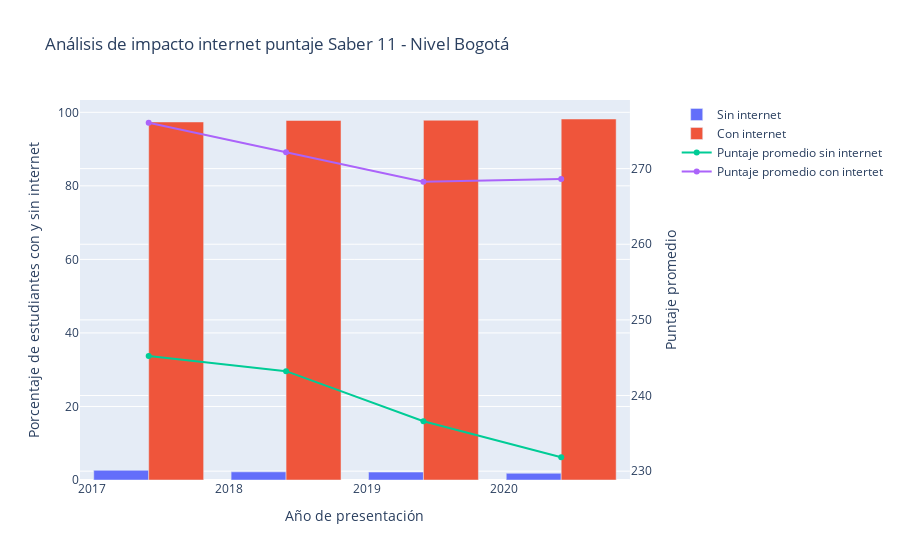

The code cell stored with this chart in its notebook:
### Code cell
import plotly.graph_objects as go
from plotly.subplots import make_subplots

# Create figure with secondary y-axis
fig = make_subplots(specs=[[{"secondary_y": True}]])

# Add traces
fig.add_trace(
    go.Bar(name='Sin internet', x=df_d_internet_s2.loc[df_d_internet['ESTU_DEDICACIONINTERNET']=='NO']['PERIODO'], y=df_d_internet_s2.loc[df_d_internet['ESTU_DEDICACIONINTERNET']=='NO']['ESTU_CONSECUTIVO']),
    secondary_y=False,
)

fig.add_trace(
    go.Bar(name='Con internet', x=df_d_internet_s2.loc[df_d_internet['ESTU_DEDICACIONINTERNET']=='SI']['PERIODO'], y=df_d_internet_s2.loc[df_d_internet['ESTU_DEDICACIONINTERNET']=='SI']['ESTU_CONSECUTIVO']),
    secondary_y=False,
)

# Add traces
fig.add_trace(
    go.Line(name='Puntaje promedio sin internet', x=df_d_internet_s2.loc[df_d_internet['ESTU_DEDICACIONINTERNET']=='NO']['PERIODO'], y=df_d_internet_s2.loc[df_d_internet['ESTU_DEDICACIONINTERNET']=='NO']['PUNT_GLOBAL']),
    secondary_y=True,
)

fig.add_trace(
    go.Line(name='Puntaje promedio con intertet', x=df_d_internet_s2.loc[df_d_internet['ESTU_DEDICACIONINTERNET']=='SI']['PERIODO'], y=df_d_internet_s2.loc[df_d_internet['ESTU_DEDICACIONINTERNET']=='SI']['PUNT_GLOBAL']),
    secondary_y=True,
)

# Add figure title
fig.update_layout(
    title_text="Double Y Axis Example"
)

# Set x-axis title
fig.update_xaxes(title_text="xaxis title")

# Set y-axes titles
fig.update_yaxes(title_text="Porcentaje de estudiantes con y sin internet", secondary_y=False)
fig.update_yaxes(title_text="Puntaje promedio", secondary_y=True)
fig.update_xaxes(title_text="Año de presentación", nticks=5)
fig.update_layout(xaxis=dict(tickformat="%Y"))

fig.update_layout(title_text='Análisis de impacto internet puntaje Saber 11 - Nivel Bogotá')

fig.show()

### Figure 1 — Plotly figure (JSON) as saved in the notebook; plotly's stock layout.template omitted (floating-point values rounded to 4 significant figures)
{"data": [{"name": "Sin internet", "type": "bar", "x": ["2017-06-01T00:00:00", "2018-06-01T00:00:00", "2019-06-01T00:00:00", "2020-06-01T00:00:00"], "xaxis": "x", "y": [2.63, 2.215, 2.153, 1.822], "yaxis": "y"}, {"name": "Con internet", "type": "bar", "x": ["2017-06-01T00:00:00", "2018-06-01T00:00:00", "2019-06-01T00:00:00", "2020-06-01T00:00:00"], "xaxis": "x", "y": [97.37, 97.78, 97.85, 98.18], "yaxis": "y"}, {"name": "Puntaje promedio sin internet", "type": "scatter", "x": ["2017-06-01T00:00:00", "2018-06-01T00:00:00", "2019-06-01T00:00:00", "2020-06-01T00:00:00"], "xaxis": "x", "y": [245.2, 243.2, 236.6, 231.8], "yaxis": "y2"}, {"name": "Puntaje promedio con intertet", "type": "scatter", "x": ["2017-06-01T00:00:00", "2018-06-01T00:00:00", "2019-06-01T00:00:00", "2020-06-01T00:00:00"], "xaxis": "x", "y": [276.1, 272.1, 268.3, 268.6], "yaxis": "y2"}], "layout": {"title": {"text": "Análisis de impacto internet puntaje Saber 11 - Nivel Bogotá"}, "xaxis": {"anchor": "y", "domain": [0, 0.94], "nticks": 5, "tickformat": "%Y", "title": {"text": "Año de presentación"}}, "yaxis": {"anchor": "x", "domain": [0, 1], "title": {"text": "Porcentaje de estudiantes con y sin internet"}}, "yaxis2": {"anchor": "x", "overlaying": "y", "side": "right", "title": {"text": "Puntaje promedio"}}}}
